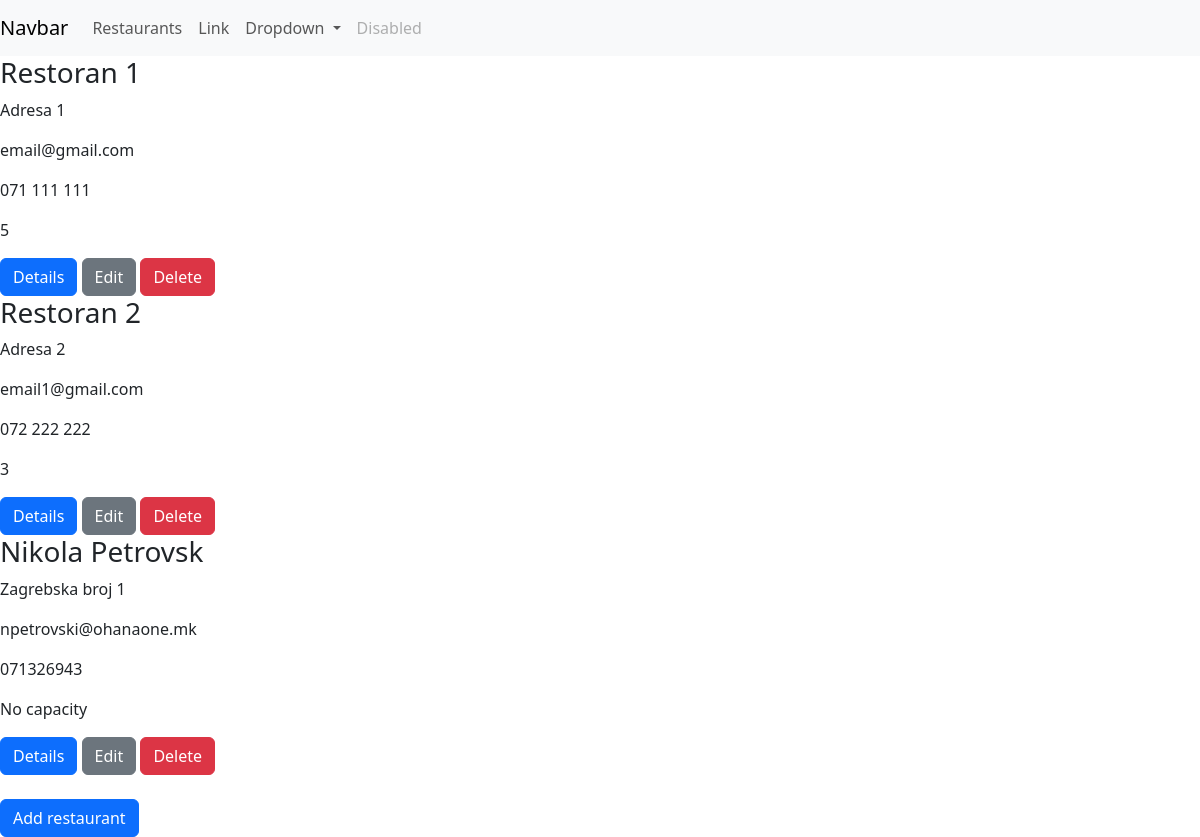
/restaurant/, run on the app's committed database.
### app/models.py (models this page shows, shortened)
class Restaurant(models.Model):
    name = models.CharField(max_length=30)
    address = models.CharField(max_length=50)
    phone = models.CharField(max_length=30)
    email = models.EmailField()
    capacity = models.IntegerField()

### app/views.py (the view)
# urls.py: path('restaurant/', restaurant, name="restaurants"),
def restaurant(req):
    restaurant = Restaurant.objects.all()
    return render(req, "restaurants.html", {"restaurant" : restaurant})

### app/templates/restaurants.html (shortened to what this page needs)
<!DOCTYPE html>
<html lang="en">
<head>
</head>
<body>
    {% include "header.html" %}
    <div>
        {% for r in restaurant %}
        <div>
            <h3>{{r.name}}</h3>
            <p>{{ r.address }}</p>
            <p>{{ r.email }}</p>
            <p>{{ r.phone }}</p>
                {% if r.capacity <= 5 %}
                    <p>{{ r.capacity }}</p>
                {% else %}
                    <p>No capacity</p>
                {% endif %}
            <a class="btn btn-primary" href="{% url 'restaurant details' restaurant_id=r.id %}">Details</a>
            <a class="btn btn-secondary" href="{% url 'restaurant edit' restaurant_id=r.id %}">Edit</a>
            <a class="btn btn-danger" href="{% url 'restaurant delete' restaurant_id=r.id %}">Delete</a>
        </div>
        {% endfor %}
    </div>
    <br>
    <a class="btn btn-primary" href="{% url 'restaurant add' %}" >Add restaurant</a>
</body>
</html>

### app/templates/header.html (shortened to what this page needs)
<!DOCTYPE html>
<head>
    <link href="https://cdn.jsdelivr.net/npm/bootstrap@5.3.3/dist/css/bootstrap.min.css" rel="stylesheet">
</head>
<html>
<nav class="navbar navbar-expand-lg navbar-light bg-light">
  <a class="navbar-brand" href="#">Navbar</a>
  <div class="collapse navbar-collapse" id="navbarSupportedContent">
    <ul class="navbar-nav mr-auto">
      <li class="nav-item active">
        <a class="nav-link" href="{% url 'restaurants' %}">Restaurants</a>
      </li>
      <li class="nav-item">
        <a class="nav-link" href="#">Link</a>
      </li>
      <li class="nav-item dropdown">
        <a class="nav-link dropdown-toggle" href="#" id="navbarDropdown" role="button" data-toggle="dropdown" aria-haspopup="true" aria-expanded="false">
          Dropdown
        </a>
      </li>
      <li class="nav-item">
        <a class="nav-link disabled" href="#">Disabled</a>
      </li>
    </ul>
  </div>
</nav>
</html>

### data on the page
Restaurant: name "Restoran 1", address "Adresa 1", email "email@gmail.com", phone "071 111 111", capacity "5"
Restaurant: name "Restoran 2", address "Adresa 2", email "email1@gmail.com", phone "072 222 222", capacity "3"
Restaurant: name "Nikola Petrovsk", address "Zagrebska broj 1", email "npetrovski@ohanaone.mk", phone "071326943", capacity "No capacity"
